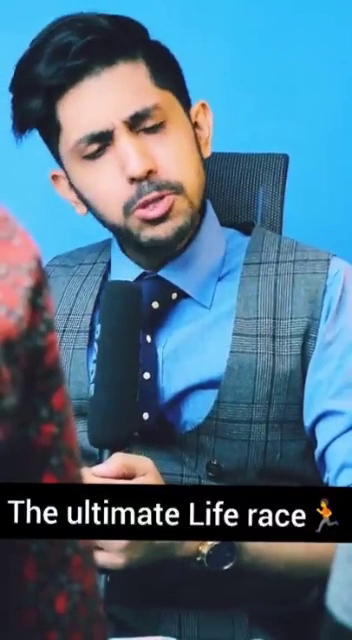
#> input picture frame 18 of sample_video1.mp4, 352 x 640 px
$ python main_pro.py
#> lines starting #> are read from the running program, lines starting #| are printed output that depends on the picture
# Import the required Libraries
import numpy as np
import cv2

# Capture the video from location
path=r"E:\ved\python\sample_video1.mp4"

video = cv2.VideoCapture(path)

# It will return frames
while video.isOpened():
    ret, frame = video.read()
#> frame is the input picture: shape (640, 352, 3); mean B, G, R 131.8, 109.8, 75.2

    if not ret:
        print("Video Completed")
        break

    # Convert the frames into Grayscale
    gray = cv2.cvtColor(frame, cv2.COLOR_BGR2GRAY)
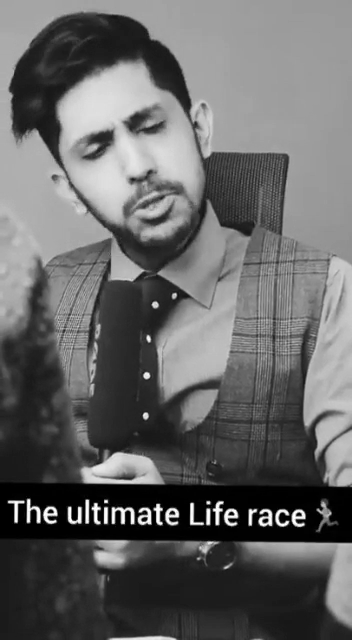
#> gray: shape (640, 352); min 0, max 255, mean 101.9

    cv2.imshow('video original', frame)

    # Show the Grayscale frames
    cv2.imshow("Black and white video",gray)

    # Press q to exit the video
    if cv2.waitKey(25) & 0xFF == ord('q'):
#> (key q is pressed here)
        break

video.release()
cv2.destroyAllWindows()

$ run again, starting later in the video
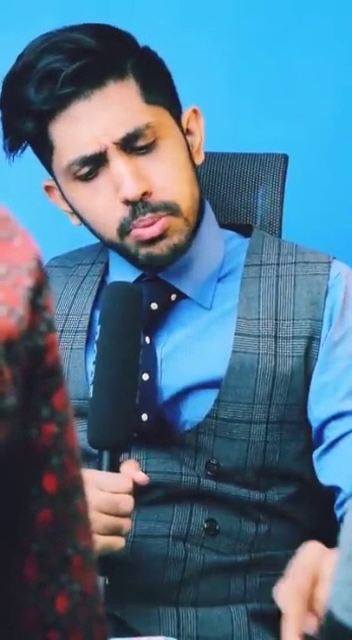
#> input picture frame 83 of sample_video1.mp4, 352 x 640 px
#> frame is the input picture: shape (640, 352, 3); mean B, G, R 137.6, 113.8, 78.2
#> `gray = cv2.cvtColor(frame, cv2.COLOR_BGR2GRAY)`:
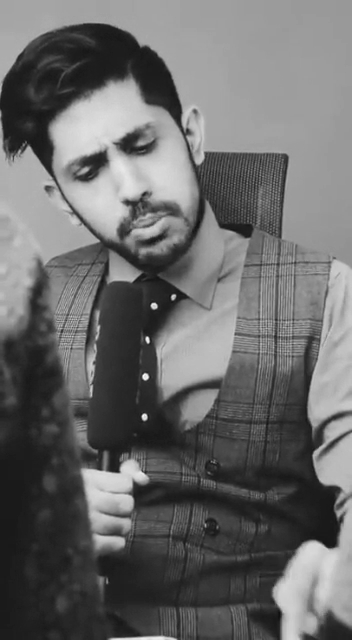
#> gray: shape (640, 352); min 16, max 251, mean 105.8

$ run again, starting later in the video
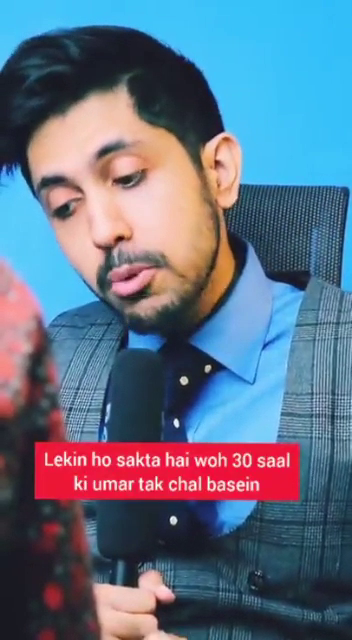
#> input picture frame 148 of sample_video1.mp4, 352 x 640 px
#> frame is the input picture: shape (640, 352, 3); mean B, G, R 133.9, 112.9, 97.1
#> `gray = cv2.cvtColor(frame, cv2.COLOR_BGR2GRAY)`:
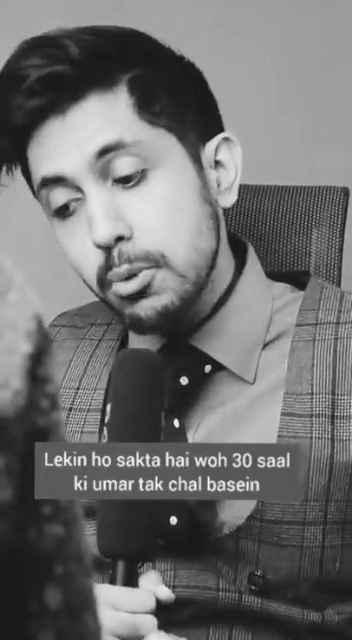
#> gray: shape (640, 352); min 15, max 253, mean 110.5
